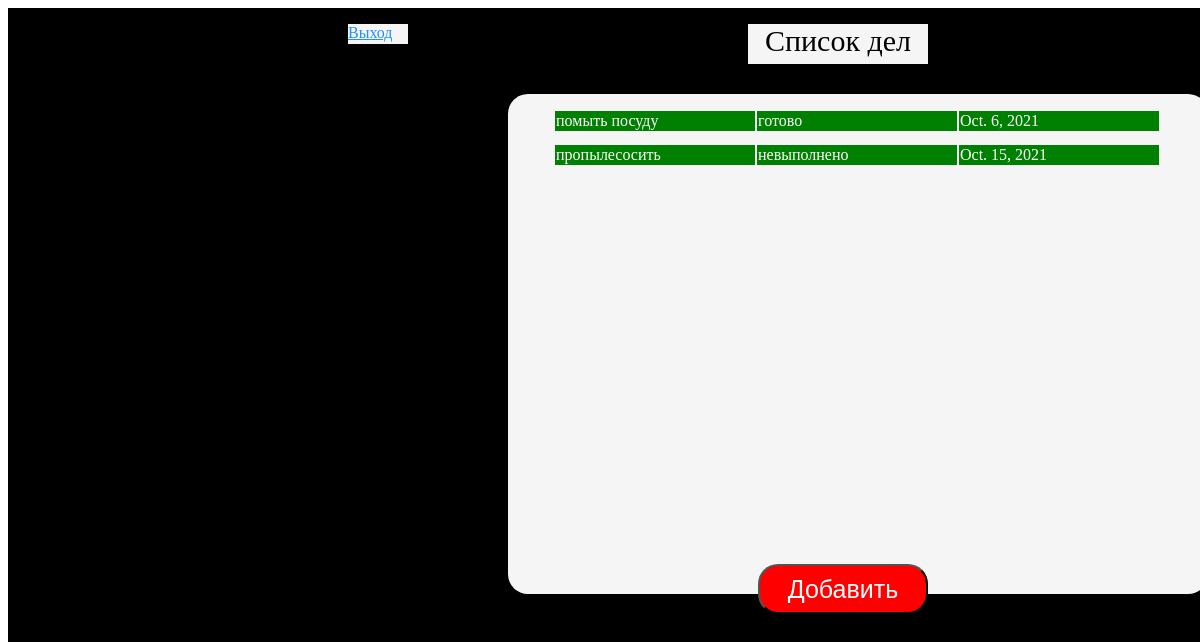
The app's page /index.html (signed in) with its own data.
### firstapp/models.py (models this page shows)
class Task(models.Model):
    task_name = models.CharField(max_length=200)
    task_time = models.DateField()
    task_status = models.CharField(max_length=50)
    User_id = models.ForeignKey(User, on_delete=models.CASCADE)

### firstapp/views.py (the view)
# urls.py: path('index.html', MainPage.as_view()),
class MainPage(View):
    def get(self, request):
        tasks = get_material(request.session["id_user"])
        context = {
            'tasks': tasks
        }
        return render(request, 'index.html', context=context)

### firstapp/basa.py (called while the page is built)
def get_material(user_id):
    materials = Task.objects.filter(User_id=user_id)
    return materials

### firstapp/templates/index.html (shortened to what this page needs)
<!DOCTYPE html>
{% load static %}
<html lang="en">
<head>
    <link rel="stylesheet" type="text/css" href="{% static 'css/style.css' %}">
    <link rel="stylesheet" type="text/css" href="{% static 'css/style_string.css' %}">
</head>
<body>
    <div class="header">
        <ul>
            <a href="login.html"><li class="header-1"> Выход</li></a>
            <li class="header-2"  align="center">Список дел</li>
        </ul>
        <div class="bt">
            <form class="form1" >
                 <button class="button1">Добавить</button>
            </form>
        <div class="content">
            {% for task in tasks %}
            {% include 'string.html' %}
            {% endfor %}
        </div>
        </div>
    </div>
</body>
</html>

### firstapp/templates/string.html
{% block content %}
    <table class="ret">
        <tr class="success">
            <td width="200px"><font color="white">{{task.task_name}}</font></td>
            <td width="200px"><font color="white">{{task.task_status}}</font></td>
            <td width="200px"><font color="white">{{task.task_time}}</font></td>
        </tr>
    </table>
{% endblock %}

### firstapp/static/css/style.css (style rules this page uses)
.header { background-color:black; height: 1000px; width: 100%; position:fixed ; }
.header-1 { background-color:WhiteSmoke; height: 20px; width: 60px; margin-left: 300px; margin-top: 10px; }
.header-2 { background-color:WhiteSmoke; height: 40px; width: 180px; font-size: 30px; margin-left: 700px; margin-top: -20px; }
li { list-style-type: none; }
.content { background-color:WhiteSmoke; height: 500px; width: 700px; margin-top: 20px; margin-left: 500px; border-radius: 20px; padding-top:5px; }
.button1 { background-color: red; position: relative; border-radius: 20px; height: 50px; width: 170px; font-size: 25px; color: white; margin-top: 470px; margin-left: 750px; }
.form1 { position: fixed; }
* { box-sizing: border-box; }
a { color: dodgerblue; }
.success { background-color:green; }

### firstapp/static/css/style_string.css (style rules this page uses)
.success { background-color: green; }
.ret { margin-left:45px; margin-top:10px; }

### records on screen
Task: task_name "помыть посуду", task_status "готово", task_time "Oct. 6, 2021"
Task: task_name "пропылесосить", task_status "невыполнено", task_time "Oct. 15, 2021"
